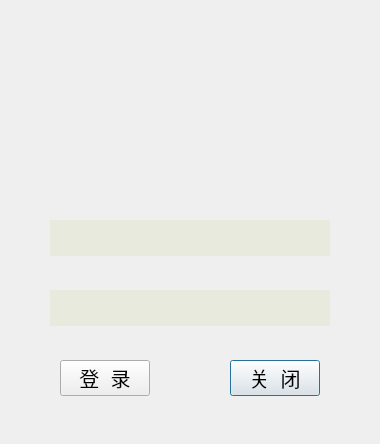
<?xml version="1.0" encoding="UTF-8"?>
<ui version="4.0">
 <class>StaffLogin</class>
 <widget class="QDialog" name="StaffLogin">
  <property name="geometry">
   <rect>
    <x>0</x>
    <y>0</y>
    <width>380</width>
    <height>444</height>
   </rect>
  </property>
  <property name="font">
   <font>
    <pointsize>-1</pointsize>
    <weight>50</weight>
    <italic>false</italic>
    <bold>false</bold>
   </font>
  </property>
  <property name="windowTitle">
   <string>登录系统</string>
  </property>
  <property name="autoFillBackground">
   <bool>false</bool>
  </property>
  <property name="styleSheet">
   <string notr="true">QWidget {
	font: 15px;
}


QPushButton {		
	font: 20px;
	color: rgb(0,0,0);
}

QLineEdit{
	background: rgb(232, 234, 221);
	border:0px;
	color:rgb(0, 0, 0);
	font: 20px;
}</string>
  </property>
  <widget class="QLineEdit" name="lineEdit_userName">
   <property name="geometry">
    <rect>
     <x>50</x>
     <y>220</y>
     <width>280</width>
     <height>36</height>
    </rect>
   </property>
   <property name="styleSheet">
    <string notr="true"/>
   </property>
  </widget>
  <widget class="QLineEdit" name="lineEdit_password">
   <property name="geometry">
    <rect>
     <x>50</x>
     <y>290</y>
     <width>280</width>
     <height>36</height>
    </rect>
   </property>
   <property name="styleSheet">
    <string notr="true"/>
   </property>
  </widget>
  <widget class="QPushButton" name="pushButton">
   <property name="geometry">
    <rect>
     <x>60</x>
     <y>360</y>
     <width>90</width>
     <height>36</height>
    </rect>
   </property>
   <property name="styleSheet">
    <string notr="true"/>
   </property>
   <property name="text">
    <string>登  录</string>
   </property>
   <property name="default">
    <bool>true</bool>
   </property>
  </widget>
  <widget class="QPushButton" name="pushButton_close">
   <property name="geometry">
    <rect>
     <x>230</x>
     <y>360</y>
     <width>90</width>
     <height>36</height>
    </rect>
   </property>
   <property name="styleSheet">
    <string notr="true"/>
   </property>
   <property name="text">
    <string>关  闭</string>
   </property>
   <property name="default">
    <bool>true</bool>
   </property>
  </widget>
 </widget>
 <resources/>
 <connections/>
</ui>
